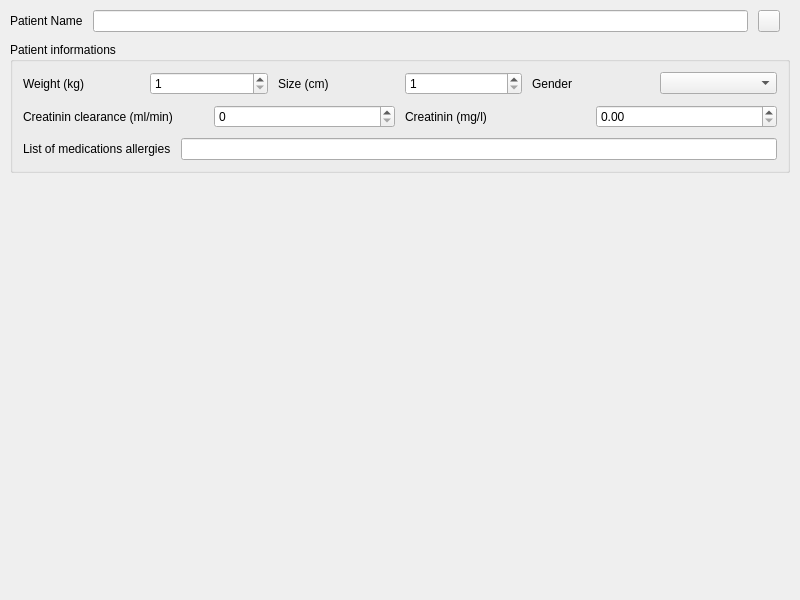
<?xml version="1.0" encoding="UTF-8"?>
<ui version="4.0">
 <class>diMainWindow</class>
 <widget class="QMainWindow" name="diMainWindow">
  <property name="geometry">
   <rect>
    <x>0</x>
    <y>0</y>
    <width>800</width>
    <height>600</height>
   </rect>
  </property>
  <property name="windowTitle">
   <string>MainWindow</string>
  </property>
  <widget class="QWidget" name="centralwidget">
   <layout class="QGridLayout" name="gridLayout_2">
    <property name="margin">
     <number>10</number>
    </property>
    <property name="spacing">
     <number>10</number>
    </property>
    <item row="0" column="0">
     <widget class="QLabel" name="label">
      <property name="text">
       <string>Patient Name</string>
      </property>
     </widget>
    </item>
    <item row="0" column="1">
     <widget class="QLineEdit" name="patientName"/>
    </item>
    <item row="1" column="0" colspan="4">
     <widget class="QGroupBox" name="patientInformations">
      <property name="title">
       <string>Patient informations</string>
      </property>
      <layout class="QGridLayout" name="gridLayout">
       <property name="margin">
        <number>10</number>
       </property>
       <property name="spacing">
        <number>10</number>
       </property>
       <item row="0" column="0">
        <layout class="QHBoxLayout" name="horizontalLayout">
         <item>
          <widget class="QLabel" name="label_2">
           <property name="text">
            <string>Weight (kg)</string>
           </property>
          </widget>
         </item>
         <item>
          <widget class="QSpinBox" name="patientWeight">
           <property name="minimum">
            <number>1</number>
           </property>
           <property name="maximum">
            <number>300</number>
           </property>
          </widget>
         </item>
         <item>
          <widget class="QLabel" name="label_3">
           <property name="text">
            <string>Size (cm)</string>
           </property>
          </widget>
         </item>
         <item>
          <widget class="QSpinBox" name="patientSize">
           <property name="minimum">
            <number>1</number>
           </property>
           <property name="maximum">
            <number>300</number>
           </property>
          </widget>
         </item>
         <item>
          <widget class="QLabel" name="label_4">
           <property name="text">
            <string>Gender</string>
           </property>
          </widget>
         </item>
         <item>
          <widget class="QComboBox" name="sexCombo"/>
         </item>
        </layout>
       </item>
       <item row="1" column="0">
        <layout class="QHBoxLayout" name="horizontalLayout_2">
         <item>
          <widget class="QLabel" name="label_5">
           <property name="text">
            <string>Creatinin clearance (ml/min)</string>
           </property>
          </widget>
         </item>
         <item>
          <widget class="QSpinBox" name="patientClCr"/>
         </item>
         <item>
          <widget class="QLabel" name="label_6">
           <property name="text">
            <string>Creatinin (mg/l)</string>
           </property>
          </widget>
         </item>
         <item>
          <widget class="QDoubleSpinBox" name="patientCreatinin"/>
         </item>
        </layout>
       </item>
       <item row="2" column="0">
        <layout class="QHBoxLayout" name="horizontalLayout_3">
         <item>
          <widget class="QLabel" name="label_7">
           <property name="text">
            <string>List of medications allergies</string>
           </property>
          </widget>
         </item>
         <item>
          <widget class="QLineEdit" name="listOfAllergies"/>
         </item>
        </layout>
       </item>
      </layout>
     </widget>
    </item>
    <item row="2" column="0" colspan="4">
     <widget class="mfDrugSelector" name="m_DrugSelector" native="true">
      <property name="sizePolicy">
       <sizepolicy hsizetype="Expanding" vsizetype="Expanding">
        <horstretch>0</horstretch>
        <verstretch>0</verstretch>
       </sizepolicy>
      </property>
     </widget>
    </item>
    <item row="3" column="0" colspan="4">
     <widget class="mfPrescriptionViewer" name="m_PrescriptionView" native="true">
      <property name="sizePolicy">
       <sizepolicy hsizetype="Expanding" vsizetype="Expanding">
        <horstretch>0</horstretch>
        <verstretch>0</verstretch>
       </sizepolicy>
      </property>
     </widget>
    </item>
    <item row="0" column="2">
     <widget class="QPushButton" name="morePatientInfoButton">
      <property name="sizePolicy">
       <sizepolicy hsizetype="Maximum" vsizetype="Maximum">
        <horstretch>0</horstretch>
        <verstretch>0</verstretch>
       </sizepolicy>
      </property>
      <property name="minimumSize">
       <size>
        <width>22</width>
        <height>22</height>
       </size>
      </property>
      <property name="maximumSize">
       <size>
        <width>22</width>
        <height>22</height>
       </size>
      </property>
      <property name="text">
       <string/>
      </property>
      <property name="checkable">
       <bool>true</bool>
      </property>
     </widget>
    </item>
   </layout>
  </widget>
 </widget>
 <customwidgets>
  <customwidget>
   <class>mfPrescriptionViewer</class>
   <extends>QWidget</extends>
   <header location="global">drugswidget/mfPrescriptionViewer.h</header>
   <container>1</container>
  </customwidget>
  <customwidget>
   <class>mfDrugSelector</class>
   <extends>QWidget</extends>
   <header location="global">drugswidget/mfDrugSelector.h</header>
   <container>1</container>
  </customwidget>
 </customwidgets>
 <resources/>
 <connections>
  <connection>
   <sender>morePatientInfoButton</sender>
   <signal>toggled(bool)</signal>
   <receiver>patientInformations</receiver>
   <slot>setVisible(bool)</slot>
   <hints>
    <hint type="sourcelabel">
     <x>787</x>
     <y>48</y>
    </hint>
    <hint type="destinationlabel">
     <x>786</x>
     <y>76</y>
    </hint>
   </hints>
  </connection>
 </connections>
</ui>
